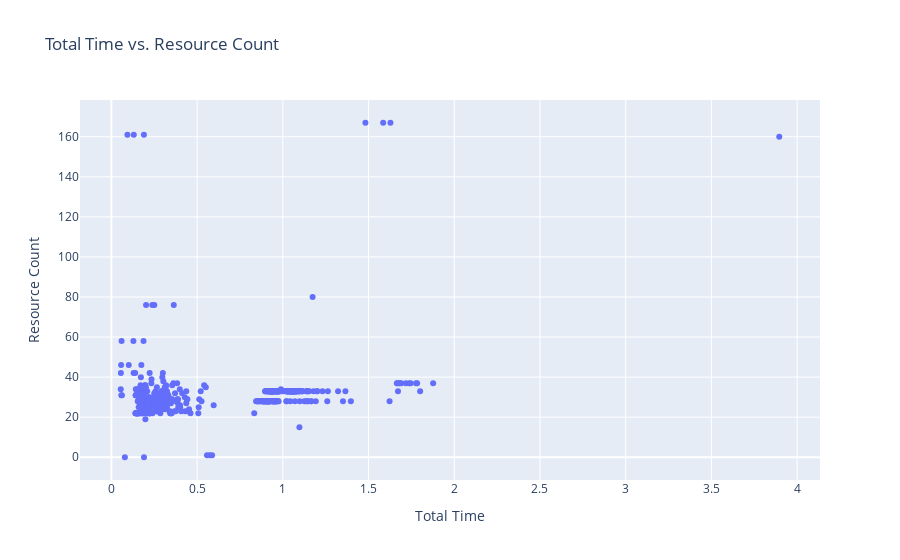

Notebook code cell kept with this figure:
### Code cell
fig5 = go.Figure(data=[go.Scatter(x=backup['Total Time'], y=backup['Resource Count'], mode='markers')])
fig5.update_layout(title_text='Total Time vs. Resource Count', xaxis_title='Total Time', yaxis_title='Resource Count')
fig5.write_html("../../fam-report-site/public/Web-Analytics/total_vs_resource.html")
fig5.show()

### Figure 1 — Plotly figure (JSON) as saved in the notebook; plotly's stock layout.template omitted (floating-point values rounded to 4 significant figures; data arrays with more than 128 entries replaced by an {"elided": "..."} marker saying what was removed)
{"data": [{"mode": "markers", "type": "scatter", "x": {"elided": "523 float values"}, "y": {"elided": "523 int values"}}], "layout": {"title": {"text": "Total Time vs. Resource Count"}, "xaxis": {"title": {"text": "Total Time"}}, "yaxis": {"title": {"text": "Resource Count"}}}}
